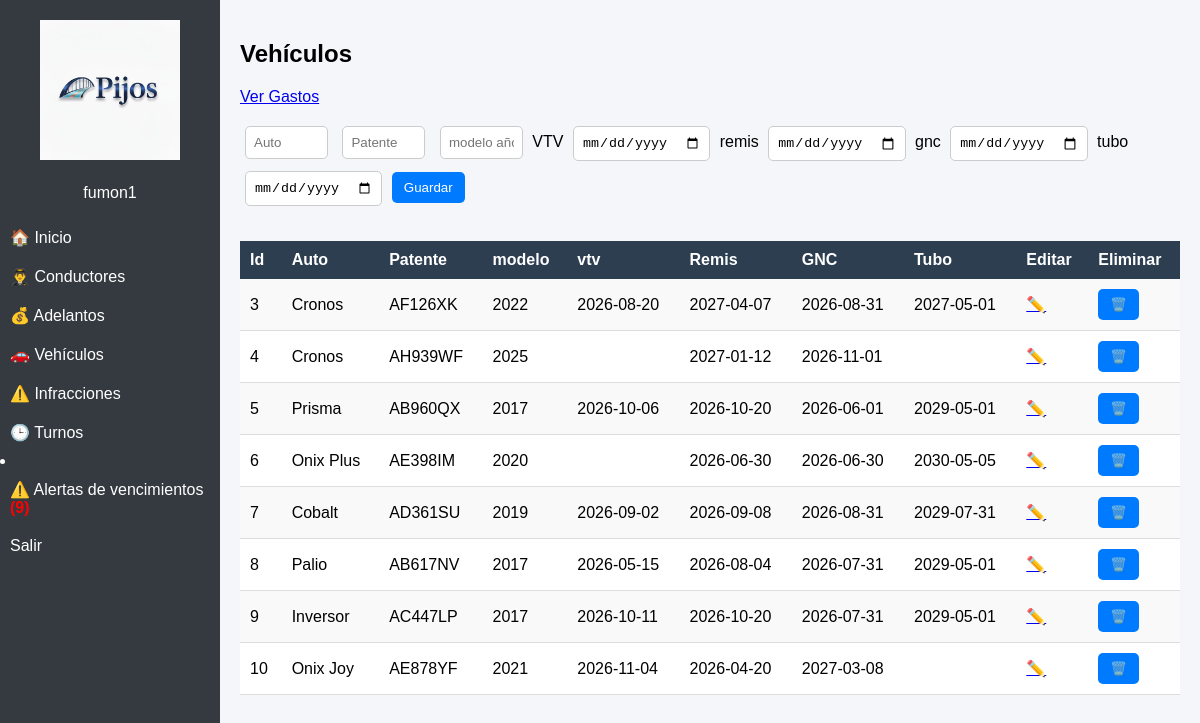
The app's page /vehiculos (signed in) with its own data.
### tables this page shows
CREATE TABLE vehiculos (
            id INTEGER PRIMARY KEY AUTOINCREMENT,
            auto TEXT,
            patente TEXT,
            modelo TEXT,
            vtv TEXT,
            remis TEXT,  
            gnc TEXT,
            tubo TEXT                          
        );

### app.py (the view, shortened to what this page needs)
@app.route("/vehiculos", methods=["GET", "POST"])
@login_requerido
def vehiculos():
    conn = sqlite3.connect("empresa.db")
    conn.row_factory = sqlite3.Row
    cursor = conn.cursor()
    cursor.execute("SELECT * FROM vehiculos")
    lista = cursor.fetchall()
    conn.close()
    return render_template("vehiculos.html", vehiculos=lista)

### app.py (called while the page is built)
def login_requerido(f):
    @wraps(f)
    def funcion_protegida(*args, **kwargs):
        if "usuario" not in session:
            return redirect("/login")
        return f(*args, **kwargs)
    return funcion_protegida

### templates/vehiculos.html
{% extends "layout.html" %}
{% block content %}
        <div><h2>Vehículos</h2>
            <div style="margin-bottom: 15px;">
                <a href="/gastos" class="btn">Ver Gastos</a>
            </div>
        </div>
            <form style="padding-bottom: 30px;" method="POST">
                <input size="6" name="auto" placeholder="Auto" required>
                <input size="6" name="patente" placeholder="Patente" required>
                <input size="6" name="modelo" placeholder="modelo año" required>
                <label for="vtv">VTV</label>
                <input type="date" name="vtv">
                <label for="remis">remis</label>
                <input type="date" name="remis">
                <label for="gnc">gnc</label>
                <input type="date" name="gnc">
                <label for="tubo">tubo</label>
                <input type="date" name="tubo">
                <button>Guardar</button>
            </form>
            <table>
                <tr>
                    <th>Id</th>
                    <th>Auto</th>
                    <th>Patente</th>
                    <th>modelo</th>
                    <th>vtv</th>
                    <th>Remis</th>
                    <th>GNC</th>
                    <th>Tubo</th>
                    <th>Editar</th>
                    <th>Eliminar</th>
                </tr>
            {% for v in vehiculos %}
                <tr>
                    <td>{{ v.id }}</td>
                    <td>{{ v.auto }}</td>
                    <td>{{ v.patente }}</td>
                    <td>{{ v.modelo }}</td>
                    <td>{{ v.vtv }}</td>
                    <td>{{ v.remis }}</td>
                    <td>{{ v.gnc }}</td>
                    <td>{{ v.tubo }}</td>
                    <td>
                        <a href="{{ url_for('editar_vehiculo', id=v.id) }}">✏️</a>
                    </td>
                    <td>
                        <form action="{{ url_for('eliminar_vehiculo', id=v.id) }}" method="POST" style="display:inline;">
                            <button onclick="return confirm('¿Eliminar?')">🗑️</button>
                        </form>
                    </td>
                </tr>
            {% endfor %}
            </table>
    </div>
{% endblock %}

### templates/layout.html (style rules this page uses)
body { margin: 0; font-family: Arial; background-color: #f4f6f9; }
table { width: 100%; border-collapse: collapse; background: white; }
th { background: #2c3e50; color: white; padding: 10px; text-align: left; }
td { padding: 10px; border-bottom: 1px solid #ddd; }
tr:nth-child(even) { background: #f9f9f9; }
input, select { padding: 8px; margin: 5px; border: 1px solid #ccc; border-radius: 5px; }
button { padding: 8px 12px; background: #007bff; color: white; border: none; border-radius: 5px; cursor: pointer; }

### records on screen
vehiculos: id "3", auto "Cronos", patente "AF126XK", modelo "2022", vtv "2026-08-20", remis "2027-04-07", gnc "2026-08-31", tubo "2027-05-01"
vehiculos: id "4", auto "Cronos", patente "AH939WF", modelo "2025", remis "2027-01-12", gnc "2026-11-01"
vehiculos: id "5", auto "Prisma", patente "AB960QX", modelo "2017", vtv "2026-10-06", remis "2026-10-20", gnc "2026-06-01", tubo "2029-05-01"
vehiculos: id "6", auto "Onix Plus", patente "AE398IM", modelo "2020", remis "2026-06-30", gnc "2026-06-30", tubo "2030-05-05"
vehiculos: id "7", auto "Cobalt", patente "AD361SU", modelo "2019", vtv "2026-09-02", remis "2026-09-08", gnc "2026-08-31", tubo "2029-07-31"
vehiculos: id "8", auto "Palio", patente "AB617NV", modelo "2017", vtv "2026-05-15", remis "2026-08-04", gnc "2026-07-31", tubo "2029-05-01"
vehiculos: id "9", auto "Inversor", patente "AC447LP", modelo "2017", vtv "2026-10-11", remis "2026-10-20", gnc "2026-07-31", tubo "2029-05-01"
vehiculos: id "10", auto "Onix Joy", patente "AE878YF", modelo "2021", vtv "2026-11-04", remis "2026-04-20", gnc "2027-03-08"

### other values on screen
{{ session["usuario"] }} "fumon1"
{{ alertas_total }} "9"
